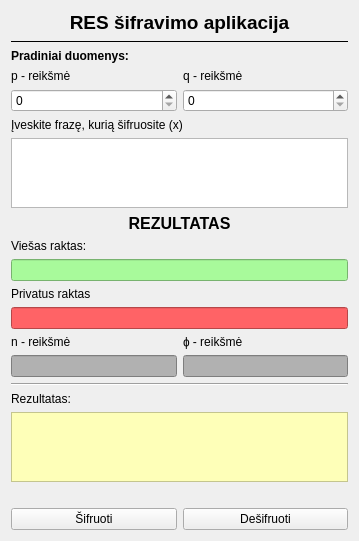
<?xml version="1.0" encoding="UTF-8"?>
<ui version="4.0">
 <class>Form</class>
 <widget class="QWidget" name="Form">
  <property name="geometry">
   <rect>
    <x>0</x>
    <y>0</y>
    <width>359</width>
    <height>539</height>
   </rect>
  </property>
  <property name="windowTitle">
   <string>Form</string>
  </property>
  <layout class="QVBoxLayout" name="verticalLayout_2">
   <item>
    <widget class="QLabel" name="applicationNameLabel">
     <property name="font">
      <font>
       <pointsize>14</pointsize>
       <bold>true</bold>
      </font>
     </property>
     <property name="text">
      <string>RES šifravimo aplikacija</string>
     </property>
     <property name="alignment">
      <set>Qt::AlignCenter</set>
     </property>
    </widget>
   </item>
   <item>
    <widget class="Line" name="line">
     <property name="frameShadow">
      <enum>QFrame::Plain</enum>
     </property>
     <property name="orientation">
      <enum>Qt::Horizontal</enum>
     </property>
    </widget>
   </item>
   <item>
    <widget class="QLabel" name="label">
     <property name="font">
      <font>
       <bold>true</bold>
      </font>
     </property>
     <property name="text">
      <string>Pradiniai duomenys:</string>
     </property>
    </widget>
   </item>
   <item>
    <layout class="QHBoxLayout" name="dataLabelsLayout">
     <item>
      <widget class="QLabel" name="pValueLabel">
       <property name="font">
        <font>
         <bold>false</bold>
        </font>
       </property>
       <property name="text">
        <string>p - reikšmė</string>
       </property>
      </widget>
     </item>
     <item>
      <widget class="QLabel" name="qValueLabel">
       <property name="font">
        <font>
         <bold>false</bold>
        </font>
       </property>
       <property name="text">
        <string>q - reikšmė</string>
       </property>
      </widget>
     </item>
    </layout>
   </item>
   <item>
    <layout class="QHBoxLayout" name="horizontalLayout_2">
     <item>
      <widget class="QSpinBox" name="pValueSpinBox"/>
     </item>
     <item>
      <widget class="QSpinBox" name="qValueSpinBox"/>
     </item>
    </layout>
   </item>
   <item>
    <widget class="QLabel" name="inputLabel">
     <property name="text">
      <string>Įveskite frazę, kurią šifruosite (x)</string>
     </property>
    </widget>
   </item>
   <item>
    <widget class="QTextEdit" name="inputTextEdit"/>
   </item>
   <item>
    <widget class="QLabel" name="resultTitleLabel">
     <property name="font">
      <font>
       <pointsize>12</pointsize>
       <bold>true</bold>
      </font>
     </property>
     <property name="text">
      <string>REZULTATAS</string>
     </property>
     <property name="alignment">
      <set>Qt::AlignCenter</set>
     </property>
    </widget>
   </item>
   <item>
    <layout class="QVBoxLayout" name="keysLayout">
     <item>
      <widget class="QLabel" name="globalKeyLabel">
       <property name="text">
        <string>Viešas raktas: </string>
       </property>
      </widget>
     </item>
     <item>
      <widget class="QLineEdit" name="globalKeyLineEdit">
       <property name="styleSheet">
        <string notr="true">background-color: rgb(168, 250, 155);</string>
       </property>
       <property name="readOnly">
        <bool>true</bool>
       </property>
      </widget>
     </item>
     <item>
      <widget class="QLabel" name="privateKeyLabel">
       <property name="text">
        <string>Privatus raktas</string>
       </property>
      </widget>
     </item>
     <item>
      <widget class="QLineEdit" name="privateKeyLineEdit">
       <property name="styleSheet">
        <string notr="true">background-color: rgb(255, 99, 102);</string>
       </property>
       <property name="readOnly">
        <bool>true</bool>
       </property>
      </widget>
     </item>
     <item>
      <layout class="QHBoxLayout" name="horizontalLayout_3">
       <item>
        <widget class="QLabel" name="nValueLabel">
         <property name="text">
          <string>n - reikšmė</string>
         </property>
        </widget>
       </item>
       <item>
        <widget class="QLabel" name="fiValueLabel">
         <property name="text">
          <string>&lt;html&gt;&lt;head/&gt;&lt;body&gt;&lt;p&gt; ɸ - reikšmė&lt;/p&gt;&lt;/body&gt;&lt;/html&gt;</string>
         </property>
        </widget>
       </item>
      </layout>
     </item>
     <item>
      <layout class="QHBoxLayout" name="horizontalLayout">
       <item>
        <widget class="QLineEdit" name="nValueTextEdit">
         <property name="styleSheet">
          <string notr="true">background-color: rgb(177, 177, 177);</string>
         </property>
        </widget>
       </item>
       <item>
        <widget class="QLineEdit" name="fiValueTextEdit">
         <property name="styleSheet">
          <string notr="true">background-color: rgb(177, 177, 177);</string>
         </property>
        </widget>
       </item>
      </layout>
     </item>
    </layout>
   </item>
   <item>
    <widget class="Line" name="line_2">
     <property name="orientation">
      <enum>Qt::Horizontal</enum>
     </property>
    </widget>
   </item>
   <item>
    <widget class="QLabel" name="resultLabel">
     <property name="text">
      <string>&lt;html&gt;&lt;head/&gt;&lt;body&gt;&lt;p&gt;Rezultatas:&lt;/p&gt;&lt;/body&gt;&lt;/html&gt;</string>
     </property>
    </widget>
   </item>
   <item>
    <widget class="QPlainTextEdit" name="resultTextEdit">
     <property name="styleSheet">
      <string notr="true">background-color: rgb(254, 255, 184);</string>
     </property>
     <property name="readOnly">
      <bool>true</bool>
     </property>
    </widget>
   </item>
   <item>
    <widget class="QLabel" name="emptySpace">
     <property name="text">
      <string/>
     </property>
    </widget>
   </item>
   <item>
    <layout class="QHBoxLayout" name="buttonsLayout">
     <item>
      <widget class="QPushButton" name="cypherPushButton">
       <property name="text">
        <string>Šifruoti</string>
       </property>
      </widget>
     </item>
     <item>
      <widget class="QPushButton" name="decypherPushButton">
       <property name="text">
        <string>Dešifruoti</string>
       </property>
      </widget>
     </item>
    </layout>
   </item>
  </layout>
 </widget>
 <resources/>
 <connections/>
</ui>
